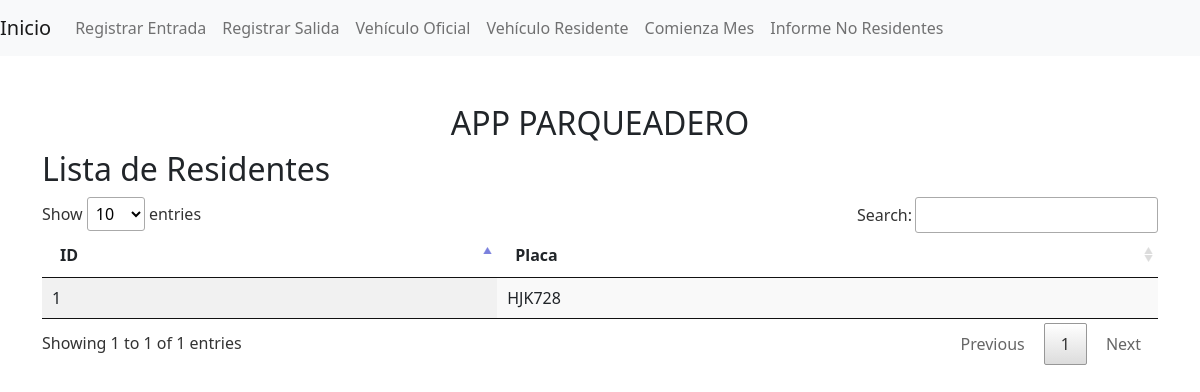
The app's page /lista_residentes.php, older data.
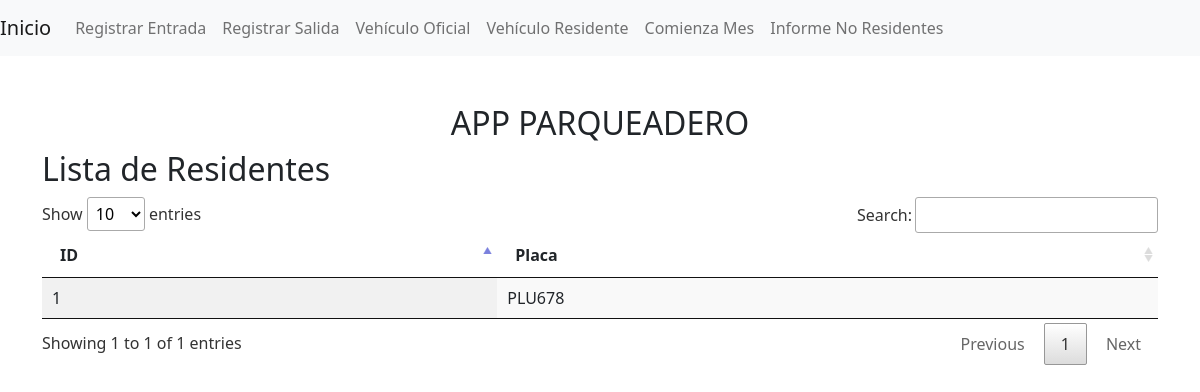
The same page, newer data.
### tables this page shows
CREATE TABLE `residente` (
  `idresidente` int(11) NOT NULL,
  `placa` varchar(10) NOT NULL
);

### lista_residentes.php (the view, shortened to what this page needs)
<?php
require 'conexion.php';
include 'index.php';
$sql = "SELECT idresidente,placa FROM residente";
$resultado = $mysqli->query($sql);
?>
<!DOCTYPE html>
<html>
<head>
	<link rel="stylesheet" href="css/bootstrap.css">
	<link rel="stylesheet" href="css/bootstrap.min.css">
	<link rel="stylesheet" href="css/jquery.dataTables.min.css">
</head>
<body>
	<div class="container">
		<div class="row">
			<h2>Lista de Residentes</h2>
			<table id="tabla" class="display" style="width: 100%">
				<thead>
					<tr>
						<th>ID</th>
						<th>Placa</th>
					</tr>
				</thead>
				<tbody>
					<?php while ($fila = mysqli_fetch_array($resultado)) { ?>
					<tr>
						<td><?php echo $fila['idresidente']; ?></td>
						<td><?php echo strtoupper($fila['placa']); ?></td>
					</tr>
				<?php } ?>
				</tbody>
			</table>
		</div>
	</div>
</body>
</html>

Row changes from the older to the newer data that the page shows:
changed residente id 1: placa "HJK728" → "PLU678"
